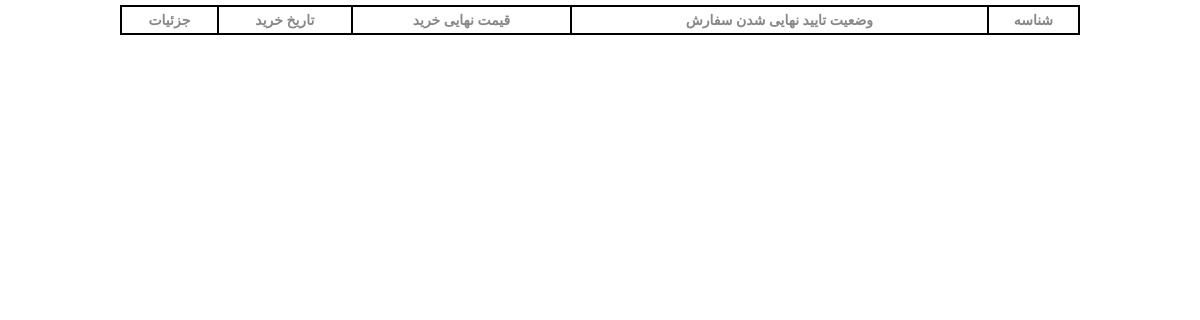
The app's page /user-panel/my-shoppings (signed in), older data.
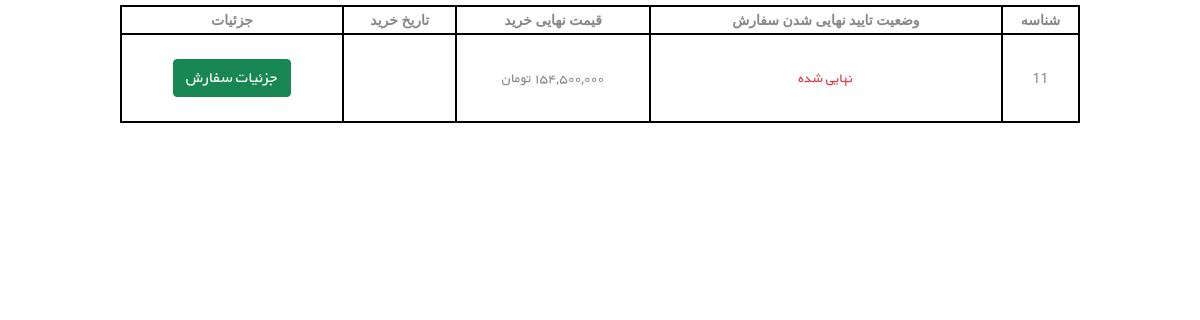
The same page, newer data.
### order_module/models.py (models this page shows, shortened)
class Order(models.Model):
    user = models.ForeignKey(User, on_delete=models.CASCADE, verbose_name='کاربر')
    is_paid = models.BooleanField(verbose_name='نهایی شده / نشده')
    payment_date = models.DateField(null=True, blank=True, verbose_name='تاریخ پرداخت')
    def calculate_total_price(self):
        total_amount = 0
        for order_detail in self.orderdetail_set.all():
            item_total = order_detail.get_final_price_with_addons() * order_detail.count
            total_amount += item_total
        return total_amount
    class Meta:
        verbose_name = 'سبد خرید '
        verbose_name_plural = ' سبدهای خرید کاربران '

class OrderDetail(models.Model):
    product = models.ForeignKey(Product, on_delete=models.CASCADE, verbose_name='محصول')
    order = models.ForeignKey(Order, on_delete=models.CASCADE, verbose_name='سبد خرید')
    final_price = models.IntegerField(null=True, blank=True, verbose_name='قیمت نهایی محصول تکی ')
    count = models.IntegerField(verbose_name='تعداد')
    selected_addons = models.JSONField(default=list, blank=True, verbose_name='افزونه‌های انتخاب شده')
    selected_options = models.JSONField(default=dict, blank=True, verbose_name='گزینه‌های انتخاب شده')
    def get_total_addon_cost(self):
        from product_module.models import ProductAddon
        total_cost = 0
        for addon_id in self.selected_addons:
            try:
                addon_id_int = int(addon_id) if isinstance(addon_id, str) else addon_id
                addon = ProductAddon.objects.get(id=addon_id_int, is_active=True)
                total_cost += addon.additional_cost
            except (ProductAddon.DoesNotExist, ValueError):
                continue
        return total_cost
    def get_final_price_with_addons(self):
        base_price = self.final_price or self.product.price
        return base_price + self.get_total_addon_cost()
    class Meta:
        verbose_name = 'جزئیات سبد خرید '
        verbose_name_plural = ' لیست جزئیات سبدهای خرید کاربران '

### product_module/models.py (models this page shows, shortened)
class ProductAddon(models.Model):
    product = models.ForeignKey(Product, on_delete=models.CASCADE, related_name='addons', verbose_name='محصول')
    name = models.CharField(max_length=200, verbose_name='نام افزونه')
    description = models.TextField(blank=True, null=True, verbose_name='توضیحات')
    additional_cost = models.PositiveIntegerField(verbose_name='هزینه اضافی')
    is_required = models.BooleanField(default=False, verbose_name='اجباری است؟')
    is_active = models.BooleanField(default=True, verbose_name='فعال')
    sort_order = models.PositiveIntegerField(default=0, verbose_name='ترتیب نمایش')
    class Meta:
        verbose_name = 'افزونه محصول'
        verbose_name_plural = 'افزونه‌های محصولات'
        ordering = ['sort_order', 'name']

### user_panel_module/views.py (the view)
# urls.py: path('my-shoppings', views.MyShoppingsView.as_view(), name='user_shoppings_page'),
@method_decorator(login_required, name='dispatch')
class MyShoppingsView(ListView):
    model = Order
    template_name = 'user_panel_module/user_shoppings.html'
    def get_queryset(self):
        queryset = super().get_queryset()
        request: HttpRequest = self.request
        queryset = queryset.filter(user_id = request.user.id, is_paid = True)
        return queryset

### polls/templatetags/poll_extras.py (called while the page is built)
def to_persian_numbers(text):
    persian_digits = '۰۱۲۳۴۵۶۷۸۹'
    english_digits = '0123456789'
    translation_table = str.maketrans(english_digits, persian_digits)
    return str(text).translate(translation_table)

@register.filter(name='show_jalali_date')
def show_jalali_date(value):
    return date2jalali(value)

@register.filter(name='three_digits_currency')
def three_digits_currency(value: int):
    formatted_value = '{:,}'.format(value) + ' تومان'
    return to_persian_numbers(formatted_value)

### user_panel_module/templates/user_panel_module/user_shoppings.html (shortened to what this page needs)
{% extends 'shared/_layout.html' %}
{% load poll_extras %}
{% block content %}
    <div class="d-flex justify-content-center mt-5 mb-5 yekan-font">
<table style="width:80%; border: 2px solid black" dir="rtl">
  <tr style="border: 2px solid black">
    <th style="border: 2px solid black" class="text-center">شناسه</th>
    <th style="border: 2px solid black" class="text-center">وضعیت تایید نهایی شدن سفارش</th>
    <th style="border: 2px solid black" class="text-center">قیمت نهایی خرید</th>
    <th style="border: 2px solid black" class="text-center">تاریخ خرید</th>
      <th style="border: 2px solid black" class="text-center">جزئیات</th>
  </tr>
     {% for order in object_list %}
  <tr style="border: 2px solid black">
    <td style="border: 2px solid black" class="text-center">{{ order.id }}</td>
      {% if order.is_paid %}
          <td style="border: 2px solid black" class="text-center"> <span class="text-danger">نهایی شده</span> </td>
          {% else %}
          <td style="border: 2px solid black" class="text-center text-danger">نهایی نشده </td>
      {% endif %}
    <td style="border: 2px solid black" class="text-center">{{ order.calculate_total_price|three_digits_currency }}</td>
  <td style="border: 2px solid black" class="text-center">{{ order.payment_date| show_jalali_date }}</td>
    <td style="border: 2px solid black" class="text-center"><a class="" href="{% url 'user_shoppings_detail_page' order_id=order.id %}"><button class="btn btn-success mt-4 mb-4" type="button">جزئیات سفارش</button></a></td>
  </tr>
    {% endfor %}
</table>
    </div>
{% endblock %}

Row changes from the older to the newer data that the page shows:
now on this page (row edited): Order: id "11", is_paid "نهایی شده", calculate_total_price|three_digits_currency "۱۵۴,۵۰۰,۰۰۰ تومان"
